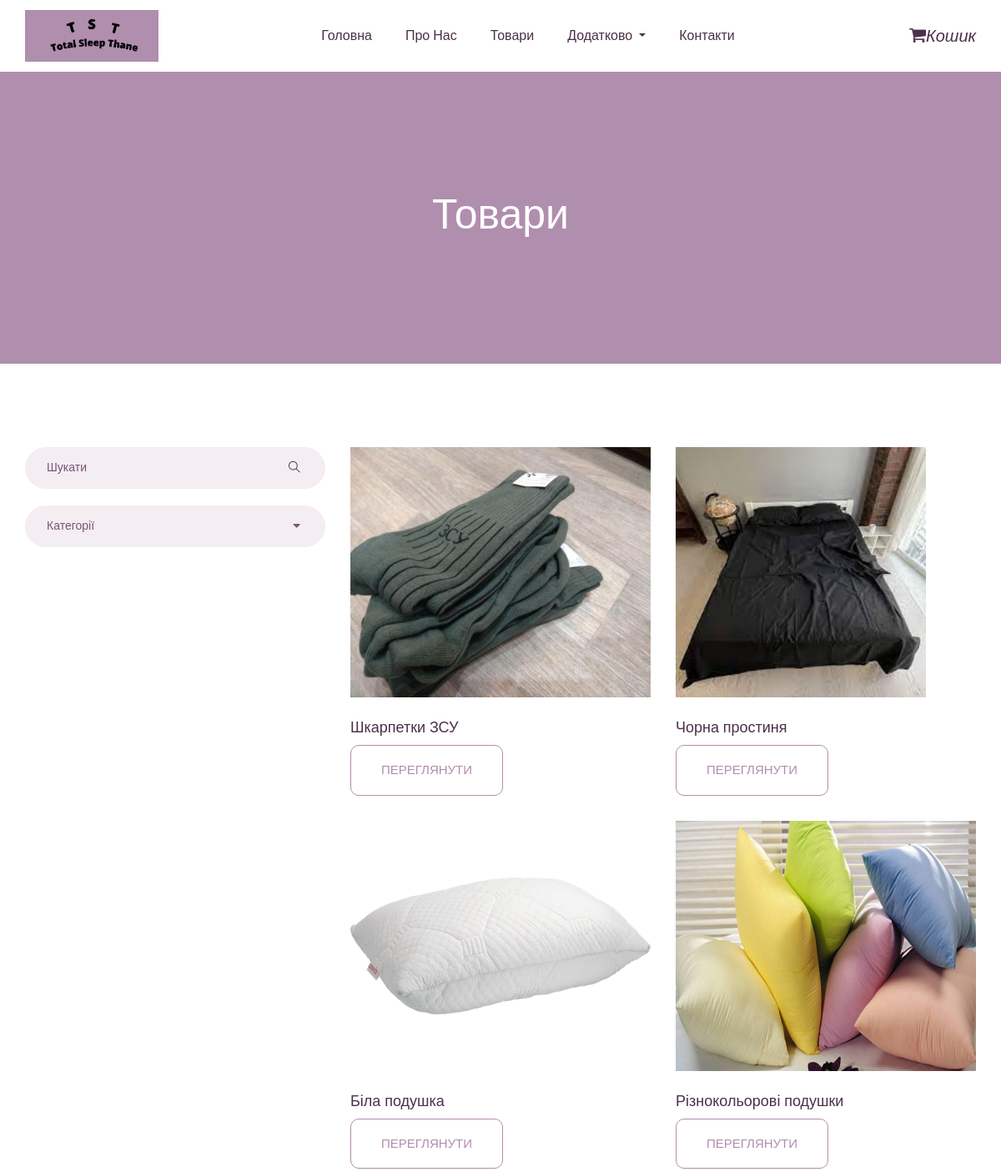
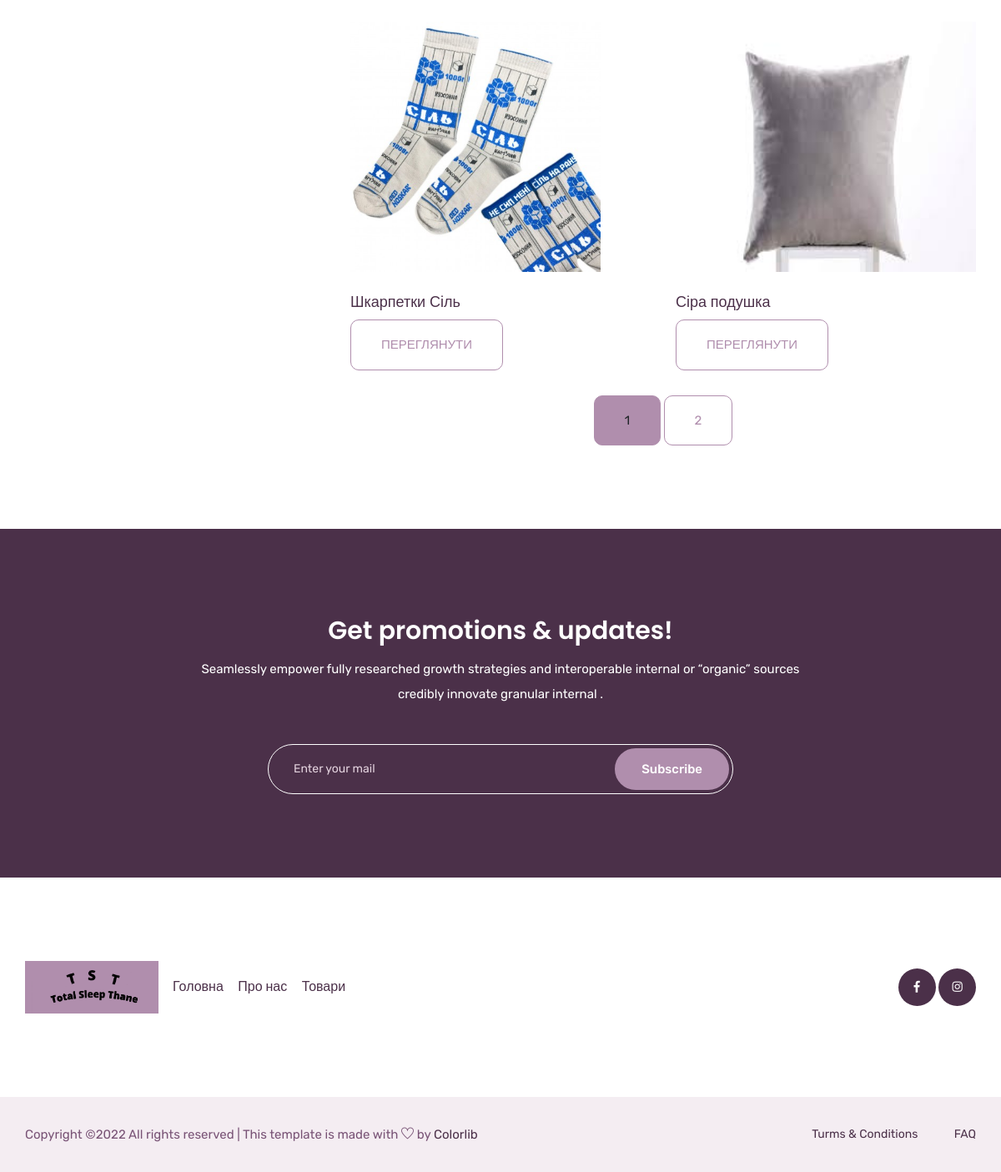
The app's page /product/ with its own data (2 pictures, top to bottom).
### product/models.py (models this page shows, shortened)
class Product(models.Model):
    def get_file_name(self, filename):
        tmp = filename.strip().split('.')[-1]
        filename = f"{uuid.uuid4()}.{tmp}"
        return os.path.join('images/products/', filename)
    title = models.CharField(max_length=100, db_index=True, verbose_name="Назва")
    slug = models.SlugField(max_length=100, unique=True, db_index=True, verbose_name="Тег")
    product_type = models.ForeignKey(ProductType, on_delete=models.PROTECT, verbose_name="Тип")
    about = models.TextField(blank=True, verbose_name="Опис")
    image = models.ImageField(upload_to=get_file_name, verbose_name="Зображення")
    access = models.BooleanField(default=True, verbose_name="Доступ")
    favorite = models.BooleanField(default=False, verbose_name="Обране (на головну)")
    datetime_create = models.DateTimeField(auto_now=True, verbose_name="Дата і час створення/оновлення")
    extra1 = models.ForeignKey(ProductExtra, on_delete=models.PROTECT, verbose_name="Додатково 1", null=True,
                               related_name="+", blank=True)
    extra2 = models.ForeignKey(ProductExtra, on_delete=models.PROTECT, verbose_name="Додатково 2", null=True,
                               related_name="+", blank=True)
    extra3 = models.ForeignKey(ProductExtra, on_delete=models.PROTECT, verbose_name="Додатково 3", null=True,
                               related_name="+", blank=True)
    class Meta:
        verbose_name_plural = verbose_name = "Товари"
        ordering = ("-datetime_create", )

### product/views.py (the view)
# urls.py: path('', start_product, name='product'),
@cache_page(60 * 30)
def start_product(request):
    category = ProductType.objects.filter(access=True)
    products = Product.objects.filter(access=True)
    paginator = Paginator(products, 6)
    page_number = request.GET.get('page')
    page_obj = paginator.get_page(page_number)
    return render(request, 'product.html',
                  context={
                      "category": category,
                      "products": page_obj,
                  })

### product/templates/product.html (shortened to what this page needs)
{% extends 'index.html' %}
{% load static %}
{% block main_content %}
    <section class="breadcrumb_part">
        <div class="container">
            <div class="row">
                <div class="col-lg-12">
                    <div class="breadcrumb_iner">
                        {% if title %}
                        <h2>Товари > {{ title }}</h2>
                        {% else %}
                        <h2>Товари</h2>
                        {% endif %}
                    </div>
                </div>
            </div>
        </div>
    </section>
    <section class="product_list section_padding">
        <div class="container">
            <div class="row">
                <div class="col-md-4">
                    <div class="product_sidebar">
                        <div class="single_sedebar">
                            <form action="#">
                                <input type="text" name="#" placeholder="Шукати">
                                <i class="ti-search"></i>
                            </form>
                        </div>
                        <div class="single_sedebar">
                            <div class="select_option">
                                <div class="select_option_list">Категорії <i class="right fas fa-caret-down"></i> </div>
                            </div>
                        </div>
                    </div>
                </div>
                <div class="col-md-8">
                    <div class="product_list">
                        <div class="row">
                            {% for item in products %}
                            <div class="col-lg-6 col-sm-6">
                                <div class="single_product_item">
                                    <img src="{% get_media_prefix %}{{ item.image }}" alt="#" class="img-fluid" style="height: 300px">
                                    <h3> <a href="{% url 'product_item' item.slug %}">{{ item.title|safe }}</a> </h3>
                                    <a href="{% url 'product_item' item.slug %}" class="btn_3">Переглянути</a>
                                </div>
                            </div>
                            {% endfor %}
                        </div>
                    <div class="load_more_btn text-center">
                    {% if  products.has_other_pages %}
                    {% for p in products.paginator.page_range %}
                    {% if products.number == p %}
                        <a class="btn_3 btn_3_page">{{ p }}</a>
                    {% elif p >= products.number|add:-2 and p <= products.number|add:2 %}
                        <a href="?page={{ p }}" class="btn_3">{{ p }}</a>
                    {% endif %}
                    {% endfor %}
                    {% endif %}
                    </div>
                </div>
            </div>
        </div>
    </section>
    <section class="subscribe_part section_padding">
        <div class="container">
            <div class="row justify-content-center">
                <div class="col-lg-8">
                    <div class="subscribe_part_content">
                        <h2>Get promotions & updates!</h2>
                        <p>Seamlessly empower fully researched growth strategies and interoperable internal or “organic” sources credibly innovate granular internal .</p>
                        <div class="subscribe_form">
                            <input type="email" placeholder="Enter your mail">
                            <a href="#" class="btn_1">Subscribe</a>
                        </div>
                    </div>
                </div>
            </div>
        </div>
    </section>
{% endblock %}

### static/css/all.css (style rules this page uses)
.fa, .fas, .far, .fal, .fab { -moz-osx-font-smoothing: grayscale; -webkit-font-smoothing: antialiased; display: inline-block; font-style: normal; font-variant: normal; text-rendering: auto; line-height: 1; }
.fa-caret-down:before { content: "\f0d7"; }
.fa, .fas { font-family: 'Font Awesome 5 Free'; font-weight: 900; }

### records on screen
Product: image (picture), title "Шкарпетки ЗСУ"
Product: image (picture), title "Чорна простиня"
Product: image (picture), title "Біла подушка"
Product: image (picture), title "Різнокольорові подушки"
Product: image (picture), title "Шкарпетки Сіль"
Product: image (picture), title "Сіра подушка"

### other values on screen
{{ p }} "1"
{{ p }} "2"
